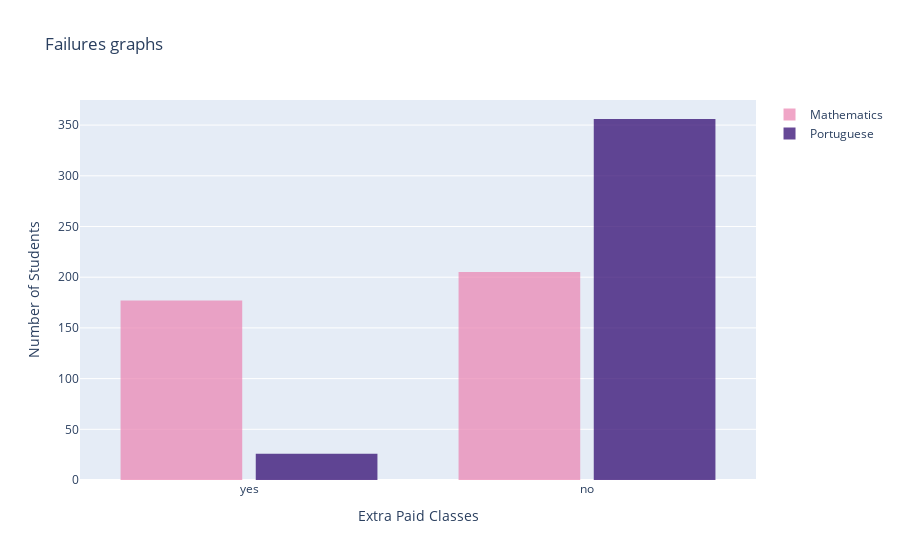

Notebook source saved alongside this figure:
### Code cell
import plotly.graph_objects as go

import numpy as np
x0 = df['paid.x']
x1 = df['paid.y']

fig = go.Figure()
fig.add_trace(go.Histogram(
    x=x0,
    #histnorm='percent',
    name='Mathematics', # name used in legend and hover labels
    #xbins=dict( # bins used for histogram
       # start=-4.0,
      #  end=3.0,
     #   size=0.5
    #),
    marker_color='#EB89B5',
    opacity=0.75
))
fig.add_trace(go.Histogram(
    x=x1,
    #histnorm='percent',
    name='Portuguese',
    #xbins=dict(
     #   start=-3.0,
      #  end=4,
       # size=0.5
    #),
    marker_color='#330C73',
    opacity=0.75
))

fig.update_layout(
    title_text='Failures graphs', # title of plot
    xaxis_title_text='Extra Paid Classes', # xaxis label
    yaxis_title_text='Number of Students', # yaxis label
    bargap=0.2, # gap between bars of adjacent location coordinates
    bargroupgap=0.1 # gap between bars of the same location coordinates
)

fig.show()

### Figure 1 — Plotly figure (JSON) as saved in the notebook; plotly's stock layout.template omitted (floating-point values rounded to 4 significant figures; data arrays with more than 128 entries replaced by an {"elided": "..."} marker saying what was removed)
{"data": [{"marker": {"color": "#EB89B5"}, "name": "Mathematics", "opacity": 0.75, "type": "histogram", "x": {"elided": "382 str values"}}, {"marker": {"color": "#330C73"}, "name": "Portuguese", "opacity": 0.75, "type": "histogram", "x": {"elided": "382 str values"}}], "layout": {"bargap": 0.2, "bargroupgap": 0.1, "title": {"text": "Failures graphs"}, "xaxis": {"title": {"text": "Extra Paid Classes"}}, "yaxis": {"title": {"text": "Number of Students"}}}}
